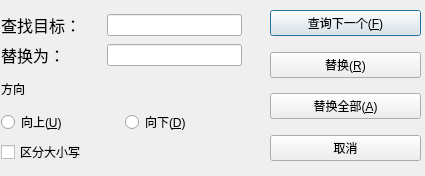
<?xml version="1.0" encoding="UTF-8"?>
<ui version="4.0">
 <class>ReplaceDialog</class>
 <widget class="QDialog" name="ReplaceDialog">
  <property name="geometry">
   <rect>
    <x>0</x>
    <y>0</y>
    <width>425</width>
    <height>176</height>
   </rect>
  </property>
  <property name="maximumSize">
   <size>
    <width>450</width>
    <height>200</height>
   </size>
  </property>
  <property name="windowTitle">
   <string>替换</string>
  </property>
  <widget class="QWidget" name="layoutWidget">
   <property name="geometry">
    <rect>
     <x>270</x>
     <y>10</y>
     <width>151</width>
     <height>151</height>
    </rect>
   </property>
   <layout class="QVBoxLayout" name="verticalLayout_3">
    <item>
     <widget class="QPushButton" name="btFindNext">
      <property name="text">
       <string>查询下一个(&amp;F)</string>
      </property>
     </widget>
    </item>
    <item>
     <spacer name="verticalSpacer_2">
      <property name="orientation">
       <enum>Qt::Vertical</enum>
      </property>
      <property name="sizeHint" stdset="0">
       <size>
        <width>20</width>
        <height>40</height>
       </size>
      </property>
     </spacer>
    </item>
    <item>
     <widget class="QPushButton" name="btReplace">
      <property name="text">
       <string>替换(&amp;R)</string>
      </property>
     </widget>
    </item>
    <item>
     <spacer name="verticalSpacer">
      <property name="orientation">
       <enum>Qt::Vertical</enum>
      </property>
      <property name="sizeHint" stdset="0">
       <size>
        <width>20</width>
        <height>40</height>
       </size>
      </property>
     </spacer>
    </item>
    <item>
     <widget class="QPushButton" name="btReplaceAll">
      <property name="text">
       <string>替换全部(&amp;A)</string>
      </property>
     </widget>
    </item>
    <item>
     <spacer name="verticalSpacer_3">
      <property name="orientation">
       <enum>Qt::Vertical</enum>
      </property>
      <property name="sizeHint" stdset="0">
       <size>
        <width>20</width>
        <height>40</height>
       </size>
      </property>
     </spacer>
    </item>
    <item>
     <widget class="QPushButton" name="btCancel">
      <property name="text">
       <string>取消</string>
      </property>
     </widget>
    </item>
   </layout>
  </widget>
  <widget class="QWidget" name="layoutWidget">
   <property name="geometry">
    <rect>
     <x>1</x>
     <y>13</y>
     <width>241</width>
     <height>151</height>
    </rect>
   </property>
   <layout class="QVBoxLayout" name="verticalLayout_2">
    <item>
     <layout class="QHBoxLayout" name="horizontalLayout_3">
      <item>
       <widget class="QLabel" name="label">
        <property name="sizePolicy">
         <sizepolicy hsizetype="Expanding" vsizetype="Fixed">
          <horstretch>0</horstretch>
          <verstretch>0</verstretch>
         </sizepolicy>
        </property>
        <property name="maximumSize">
         <size>
          <width>100</width>
          <height>16777215</height>
         </size>
        </property>
        <property name="font">
         <font>
          <family>Agency FB</family>
          <pointsize>12</pointsize>
         </font>
        </property>
        <property name="text">
         <string>查找目标：</string>
        </property>
       </widget>
      </item>
      <item>
       <widget class="QLineEdit" name="SearshText"/>
      </item>
     </layout>
    </item>
    <item>
     <layout class="QHBoxLayout" name="horizontalLayout">
      <item>
       <widget class="QLabel" name="label_3">
        <property name="sizePolicy">
         <sizepolicy hsizetype="Expanding" vsizetype="Fixed">
          <horstretch>0</horstretch>
          <verstretch>0</verstretch>
         </sizepolicy>
        </property>
        <property name="maximumSize">
         <size>
          <width>100</width>
          <height>16777215</height>
         </size>
        </property>
        <property name="font">
         <font>
          <family>Agency FB</family>
          <pointsize>12</pointsize>
         </font>
        </property>
        <property name="text">
         <string>替换为：</string>
        </property>
       </widget>
      </item>
      <item>
       <widget class="QLineEdit" name="targeText"/>
      </item>
     </layout>
    </item>
    <item>
     <layout class="QVBoxLayout" name="verticalLayout">
      <item>
       <widget class="QLabel" name="label_2">
        <property name="text">
         <string>方向</string>
        </property>
       </widget>
      </item>
      <item>
       <layout class="QHBoxLayout" name="horizontalLayout_2">
        <item>
         <widget class="QRadioButton" name="rbUp">
          <property name="text">
           <string>向上(&amp;U)</string>
          </property>
         </widget>
        </item>
        <item>
         <widget class="QRadioButton" name="rbDown">
          <property name="text">
           <string>向下(&amp;D)</string>
          </property>
         </widget>
        </item>
       </layout>
      </item>
     </layout>
    </item>
    <item>
     <widget class="QCheckBox" name="cbCase">
      <property name="text">
       <string>区分大小写</string>
      </property>
     </widget>
    </item>
   </layout>
  </widget>
 </widget>
 <resources/>
 <connections/>
</ui>
